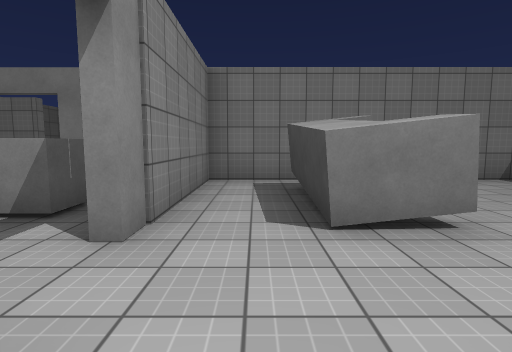
[1] (above)

22 first-person views from a walk through a 3-D level made in the Unity game engine. The camera is 1.4 m above the floor, tilts 6° down and sees 80° across. Doors are open. The floor is counted in squares, 1.89 m on a side. Each view is taken from the middle of a square. On the plan, view 1 faces up. The plan holds only what a view shows up to about 10 squares ahead; the rest is blank. The player is left out. Some animated figures are not drawn. Some surface patterns are stand-ins.

[2]
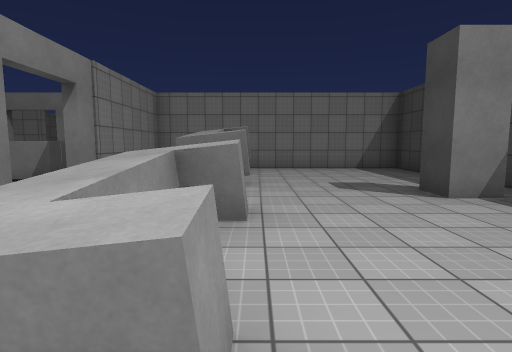

[3]
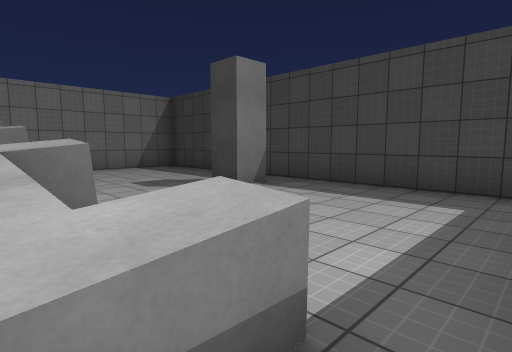

[4]
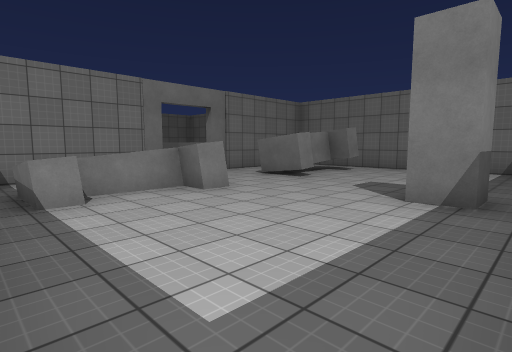

[5]
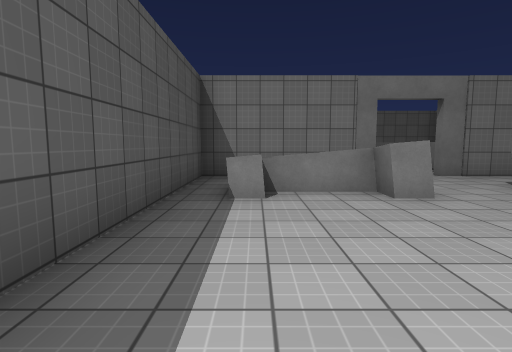

[6]
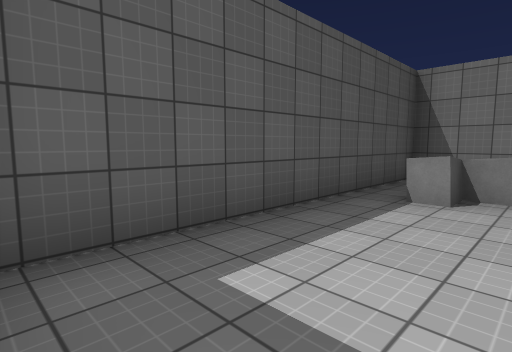

[7]
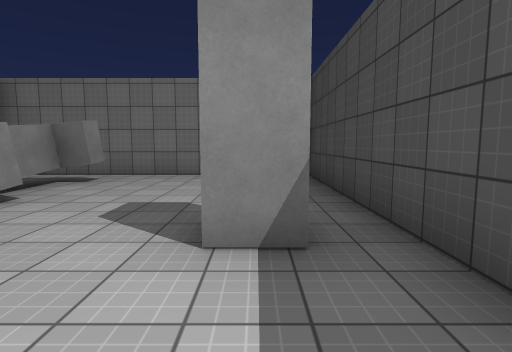

[8]
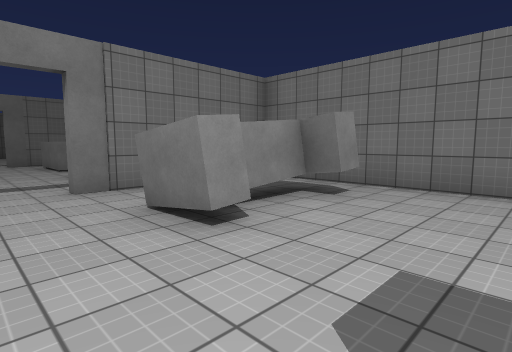

[9]
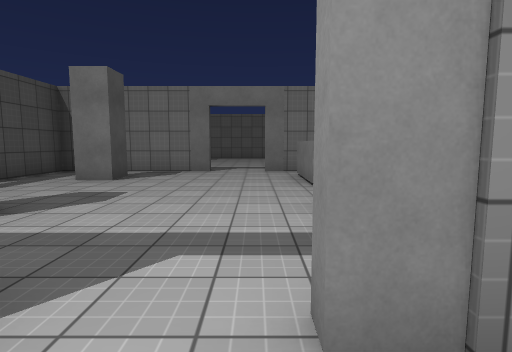

[10]
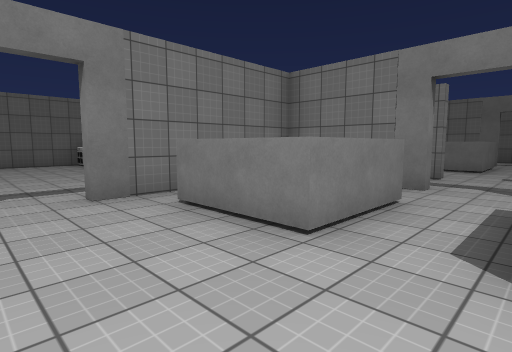

[11]
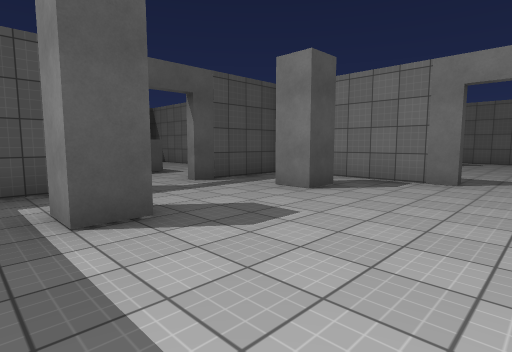

[12]
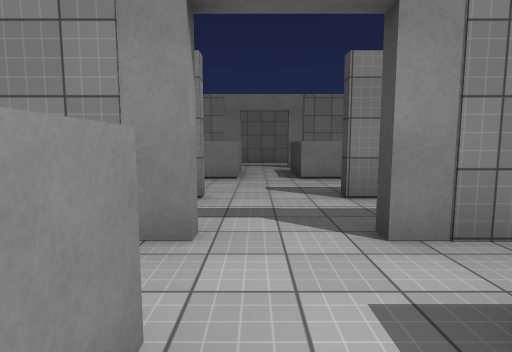

[13]
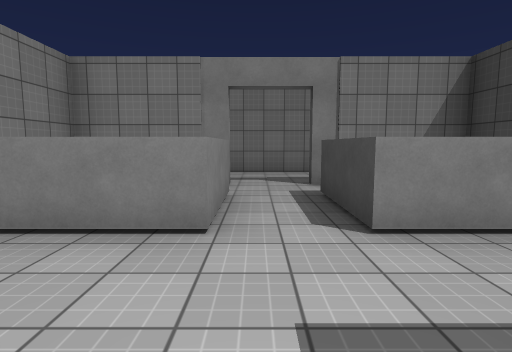

[14]
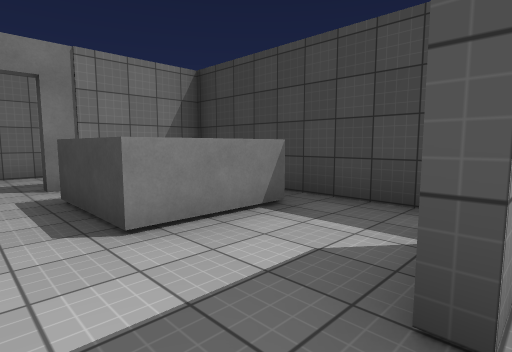

[15]
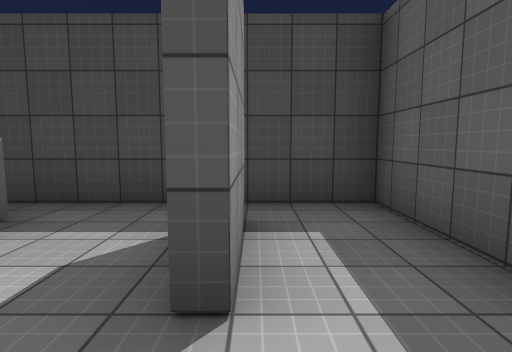

[16]
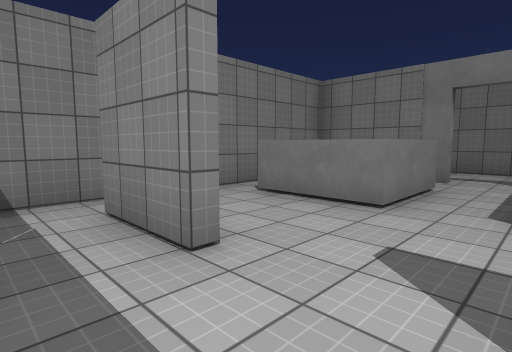

[17]
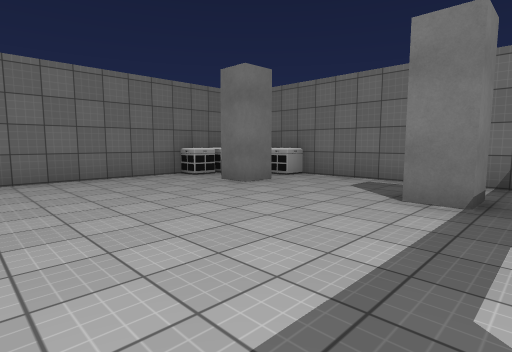

[18]
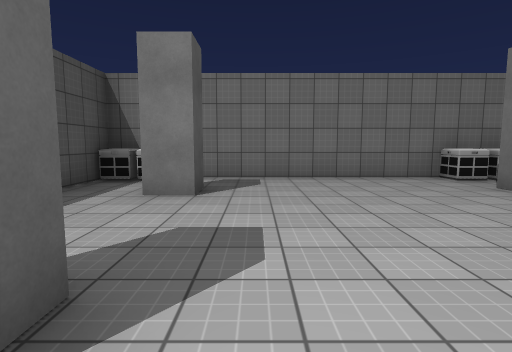

[19]
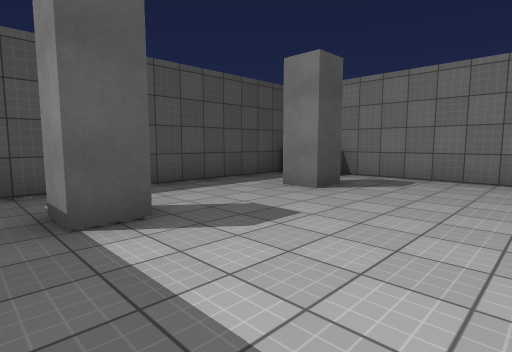

[20]
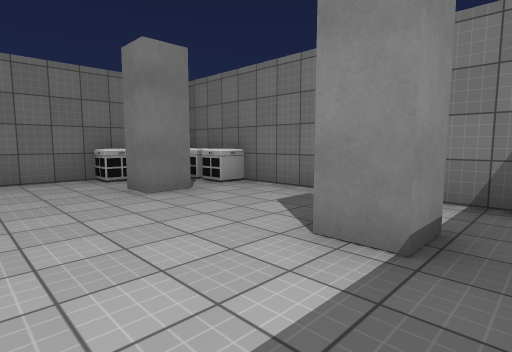

[21]
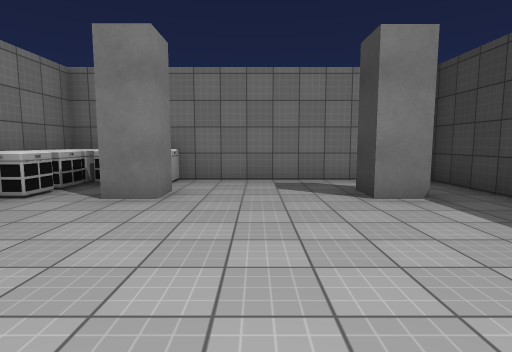

[22]
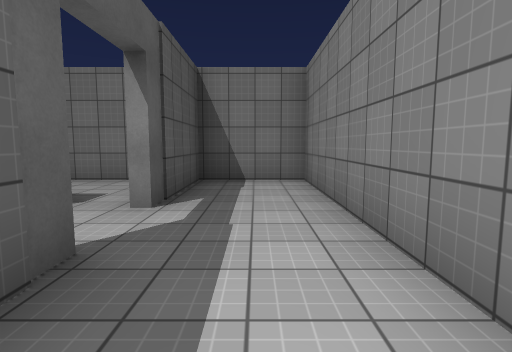

### Floor plan
Key: @ floor where view 1 was taken; # wall or solid block; . floor; D open door; = window, fence, low wall or low ledge; ^ raised ledge; O other object.
Columns run from 16 left of view 1 to 7 right of it. Each row starts with its distance up from view 1.
 16        #######
 15        #.......
 14        ####DD###
 13        #.....  #
 12        #..^.^  #
 11        #.^^.^^^#
 10        #.......#
  9        # ......#
  8        #.##..#.#
  7    ######......#########
  6 #OO.....###DD###.......#
  5 #O......# ^.^ ##.#.....#
  4 #O#...#.# ^.^ ##.#.....#
  3 #.......#^^.^^^#.#.....#
  2 #.......D......D.......#
  1 #.......D......D.....#.#
  0 #.......#......#@^^....#
 -1 #.#...#.#....#.# ^.....#
 -2 #O......#......#.^=....#
 -3 #O.....####..###.......#
 -4 ########  ..   #########
 -5           ..

Where each view was taken, in squares from view 1:
view 1: 0 up, 0 right, facing up
view 2: 3 down, 2 right, facing up
view 3: 3 down, 1 right, facing up-right
view 4: 3 down, 6 right, facing up-left
view 5: 2 down, 6 right, facing left
view 6: 1 down, 6 right, facing down-left
view 7: 1 down, 5 right, facing up
view 8: 1 up, 4 right, facing up-left
view 9: 2 up, 0 right, facing left
view 10: 1 up, 4 left, facing up-left
view 11: 2 up, 2 left, facing down-left
view 12: 4 up, 5 left, facing up
view 13: 8 up, 5 left, facing up
view 14: 8 up, 5 left, facing up-right
view 15: 8 up, 5 left, facing right
view 16: 7 up, 4 left, facing up-left
view 17: 0 up, 9 left, facing up-left
view 18: 0 up, 9 left, facing left
view 19: 2 up, 9 left, facing down-left
view 20: 2 up, 9 left, facing up-left
view 21: 0 up, 12 left, facing up
view 22: 15 up, 2 left, facing left
